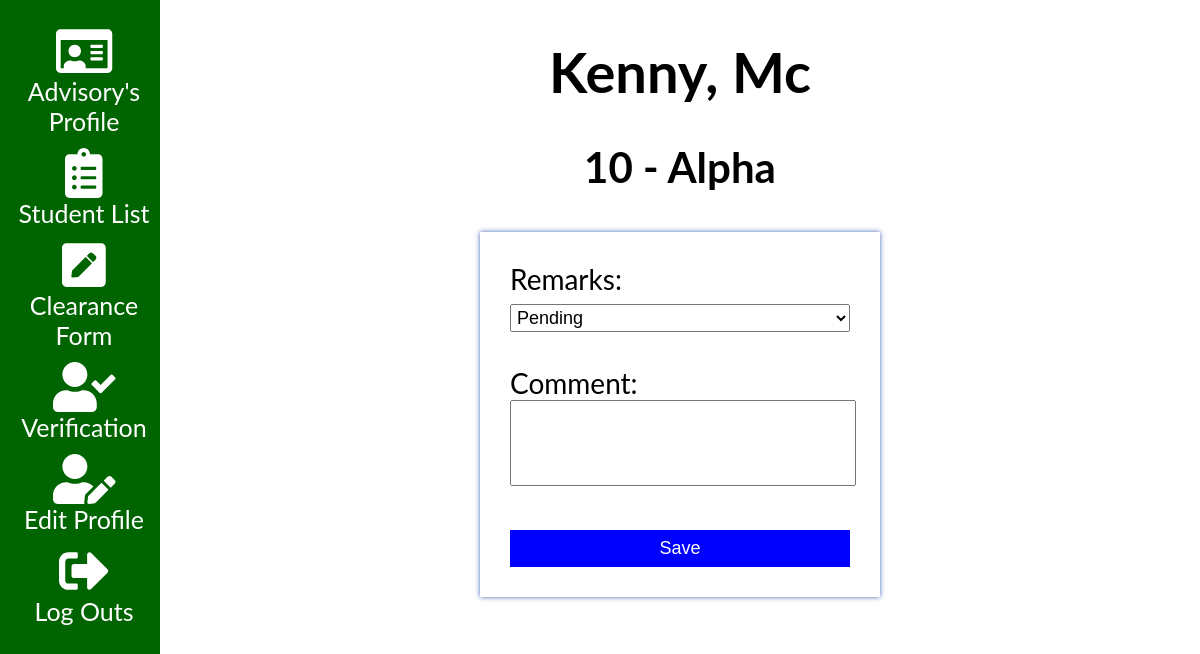
The page /clearance-edit.php?student_id=3 (signed in) on the database as committed earlier.
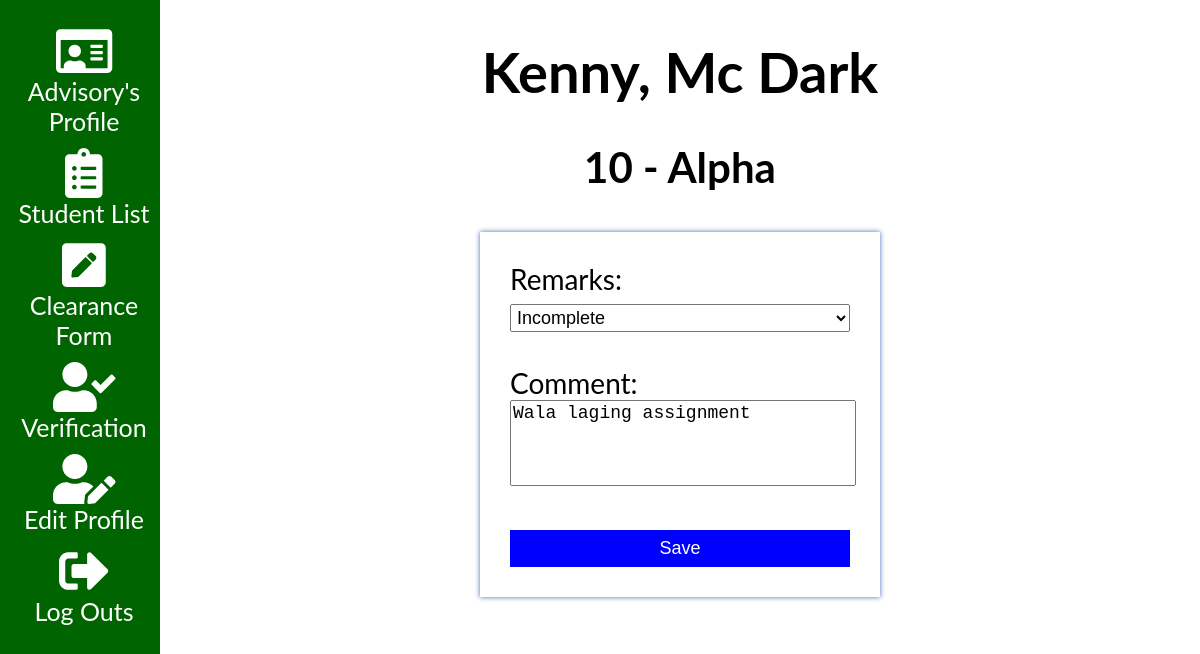
The same page on the database as committed later.
### tables this page shows
CREATE TABLE `student` (
  `student_id` int(11) NOT NULL,
  `first_name` varchar(50) NOT NULL,
  `middle_name` varchar(50) DEFAULT NULL,
  `last_name` varchar(50) NOT NULL,
  `grade` int(2) NOT NULL,
  `section_id` int(11) NOT NULL,
  `lrn` bigint(15) NOT NULL,
  `gender` enum('Male','Female') NOT NULL,
  `contact_number` bigint(15) NOT NULL,
  `birthday` date NOT NULL,
  `address` varchar(50) NOT NULL,
  `username` varchar(50) NOT NULL,
  `password` varchar(50) NOT NULL,
  `status` enum('Pending','Verified') NOT NULL
);

CREATE TABLE `clearance` (
  `clearance_id` int(11) NOT NULL,
  `lesson_plan_id` int(11) NOT NULL,
  `student_id` int(11) NOT NULL,
  `remarks` enum('Complete','Incomplete','Pending') NOT NULL,
  `comment` varchar(100) NOT NULL,
  `date_time_created` datetime NOT NULL,
  `date_time_updated` datetime NOT NULL
);

CREATE TABLE `section` (
  `section_id` int(11) NOT NULL,
  `section_name` varchar(50) NOT NULL
);

### clearance-edit.php (the view, shortened to what this page needs)
<?php
$conn = connect();
$current_id = $_SESSION['teacher_id'];
$student_id=$_REQUEST['student_id'];
$query1 = "SELECT * FROM student a
JOIN clearance b ON a.student_id = b.student_id
JOIN section c ON a.section_id = c.section_id
JOIN lesson_plan d ON b.lesson_plan_id = d.lesson_plan_id
WHERE a.student_id = $student_id
AND d.teacher_id = $current_id";
$result1 = mysqli_query($conn, $query1) or die ( mysqli_error());
$row1 = mysqli_fetch_assoc($result1);
?>
<!DOCTYPE html>
<html>
<head>
<link rel="stylesheet" href="resources/css/style.css">
</head>
<body>
        <?php include "resources/plugins/teachersidenav.php" ?>
        <div class="main">
        <center><h1><?php if($row1['middle_name'] != null){ echo $row1['last_name'] . ', ' .$row1['first_name'] . ' '. $row1['middle_name'];}else{ echo $row1['last_name'] . ', ' .$row1['first_name'];} ?></h1>
        <h2>10 - <?php echo $row1['section_name']?></h2></center>
        <div class="container">
        <div class="content">
        <form method="post">
            <label>Remarks: </label>
            <select name="Remarks" id="Remarks">
            		<option value="Pending" <?php if($row1['remarks'] == "Pending"){?> selected <?php } ?>>Pending</option>
                    <option value="Incomplete" <?php if($row1['remarks'] == "Incomplete"){?> selected <?php } ?> >Incomplete</option>
			  </select>
              <br><br>
              <label>Comment: </label>
              <textarea id="Comment" name="Comment" rows="4" cols="50" class="Comment"><?php if($row1['comment'] != null){echo $row1['comment'];} ?></textarea>
              <br><br>
            <input type="submit" value="Save" name="Save">
        </form>
        </div>
        </div>
        </div>
</body>
</html>

Rows that differ between the two databases and show on the page:
removed clearance: Remarks "Pending"
changed student "Kenny": middle_name (not shown) → "Dark"
added clearance: Remarks "Incomplete", Comment "Wala laging assignment"
